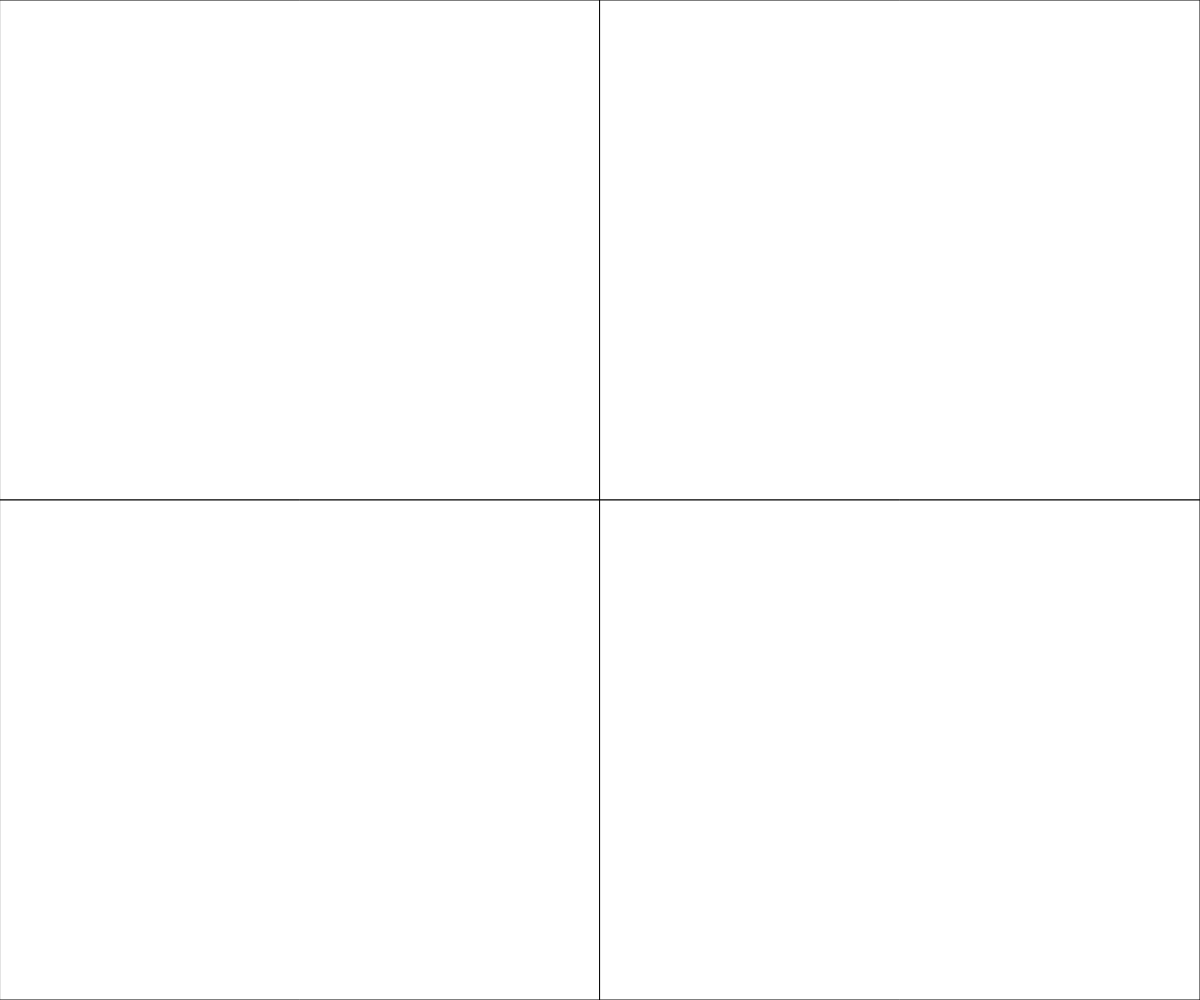
Frame 1 (no input)
Frame 60 (no input): identical to frame 1, image omitted
Frame 120 (the mouse pressed at the canvas centre since frame 60): identical to frame 1, image omitted

The p5.js sketch that drew this single still picture (run headless with seeded random() and noise() and a simulated clock; from frame 60 on, the mouse is pressed at the canvas centre):

// p5.js sketch
// ── sketch.js
// Project Title
// Your Name
// Date
//
// Extra for Experts:
// - describe what you did to take this project "above and beyond"


function setup() {
  createCanvas(windowWidth, windowHeight);
}

function draw() {
  background(0);
  rectMode(CENTER);
  //fill()
  rect(width/4, height/4, width/2, height/2);
  rect(width/4, height - height/4, width/2, height/2);
  rect(width - width/4, height/4, width/2, height/2);
  rect(width - width/4, height - height/4, width/2, height/2);
}
